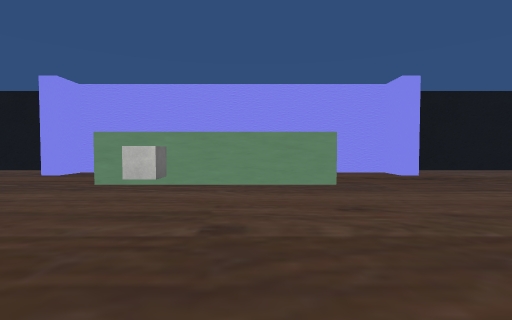
[1] (above)

16 first-person views from a walk through a scene from a Unity 3-D project. The camera is 1.4 m above the floor, tilts 2° down and sees 85° across. The floor is counted in squares, 2 m on a side. Each view is taken from the middle of a square. On the plan, view 1 faces up. The plan holds only what a view shows up to about 9 squares ahead; the rest is blank. The player character is not drawn. Some surface patterns are stand-ins.

[2]
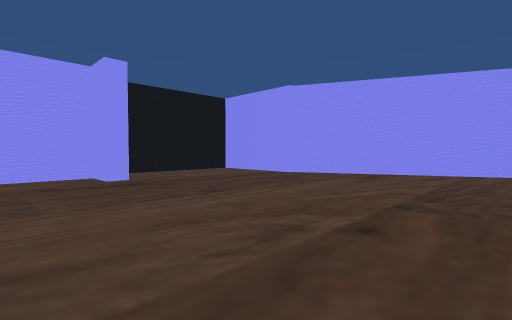

[3]
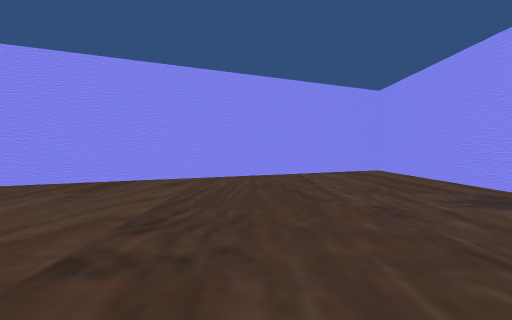

[4]
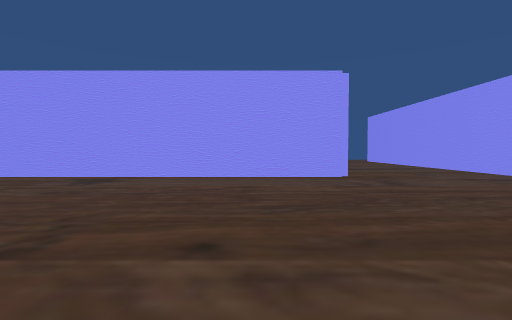

[5]
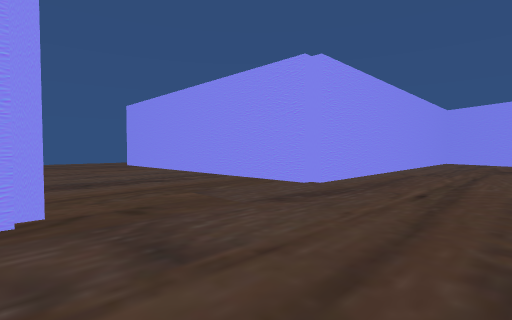

[6]
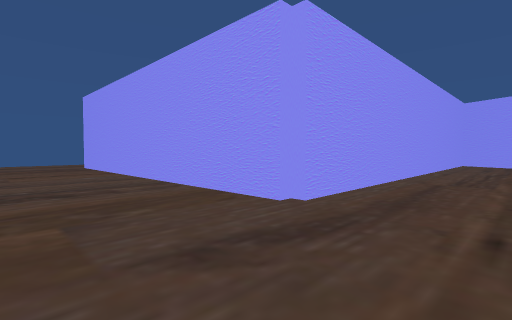

[7]
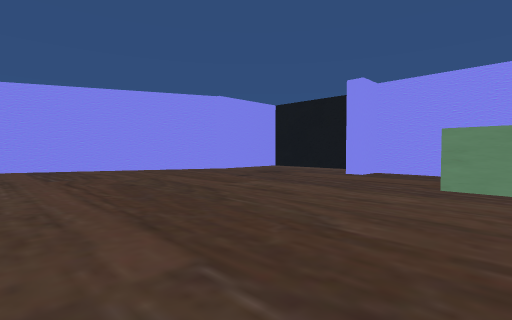

[8]
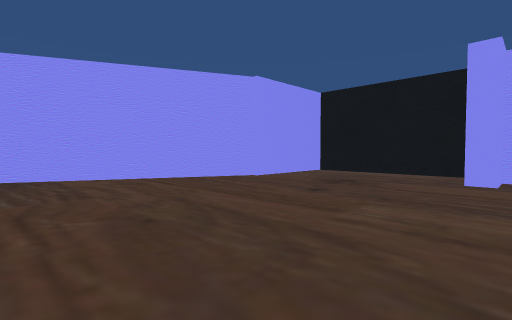

[9]
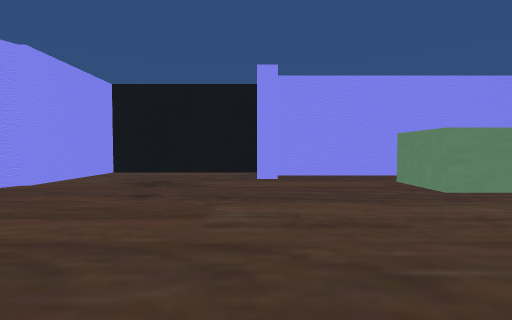

[10]
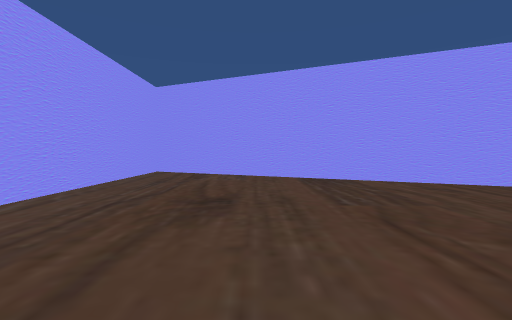

[11]
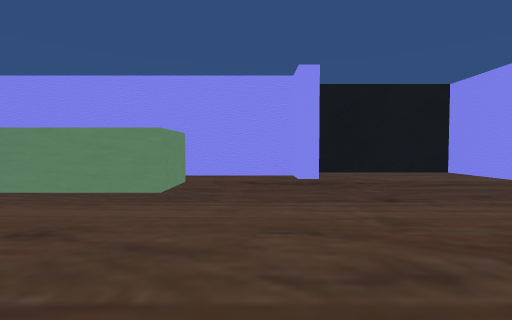

[12]
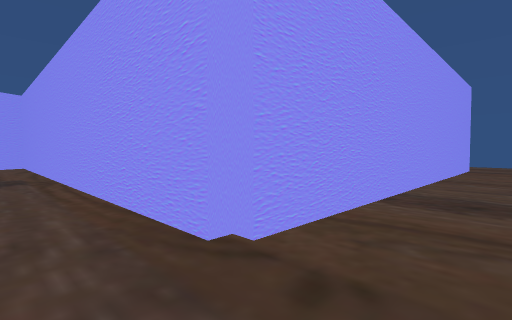

[13]
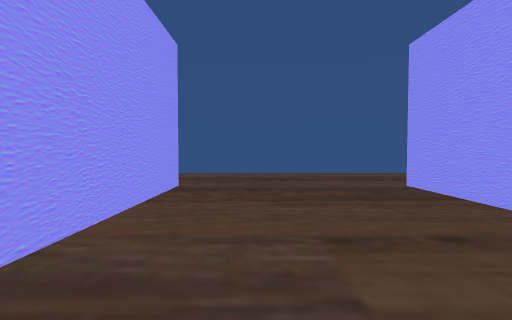

[14]
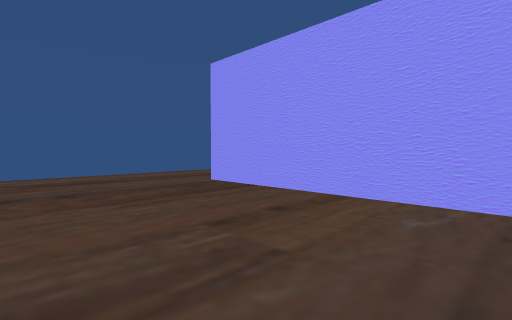

[15]
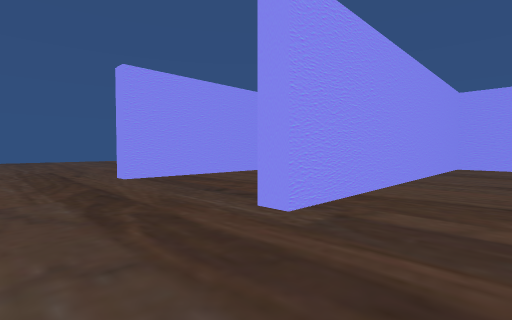

[16]
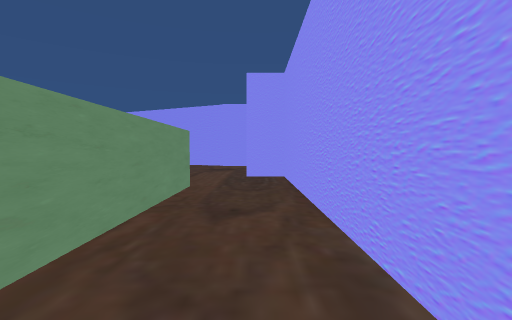

### Floor plan
Points are (right, up) in squares from view 1. A wall is a line through its corners. A room is listed if a view was taken in it or the views show most of it. See-through windows are left out.
Room 1 (views 1, 2, 3, 4, 5, 6, 7, 8, 9, 10, 11, 12, 13, 14, 16)
walls: (-3, -3.5) (-3, -13.5); (1.8, -3.2) (13, -3.2); (-1.5, 4.8) (-1.5, 4.2) (-2, 4.2); (1.5, 6.9) (1.5, 5.3) (-3.1, 5.3) (-3.1, 6.8) (0.8, 6.8); (4.6, 7.8) (4, 7.8) (4, 8.8) (-5.5, 8.8) (-5.5, 7.8) (-6, 7.8); (-5.9, 9.8) (-10.5, 9.8) (-10.5, 6.5); (-10.6, 6.5) (-15, -2.9); (9, 6.5) (9, 9.8) (4.9, 9.8); (2, -13.5) (1.5, -13.5) (1.5, -3.5); (13, -1.8) (9.1, 6.6); (-15, -3.2) (-3.1, -3.2)
ways out: opening at (2, -15) to room 2; opening at (-2, -15)
Room 2 (view 15)
walls: (2, -5.2) (2, -13.5)
ways out: opening at (2, -15) to room 1

Positions as (right, up) in squares from view 1, and headings:
1: (0, 0), facing up
2: (2, 1), facing up-right
3: (4, 1), facing right
4: (4, 4), facing down
5: (2, 0), facing down-left
6: (0, -1), facing down-left
7: (-2, 0), facing up-left
8: (-5, 1), facing up-left
9: (-6, 1), facing up
10: (-6, 0), facing left
11: (3, 1), facing up
12: (0, -2), facing down-right
13: (0, -8), facing down
14: (1, -8), facing down-left
15: (4, -16), facing up-left
16: (2, 8), facing left
